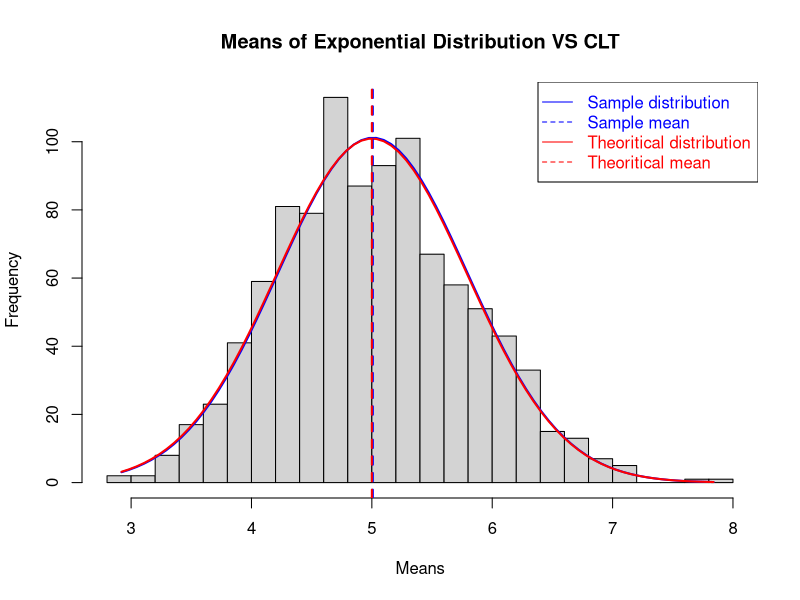

R code for this plot:
## ---- chunk 1
knitr::opts_chunk$set(echo = TRUE)
## ---- chunk 2
lambda<-.2;n<-40;mns = NULL;for (i in 1 : 1000) mns = c(mns, mean(rexp(n,lambda)))
h<-hist(mns, breaks=20,xlab="Means", main="Means of Exponential Distribution VS CLT") 
xfit<-seq(min(mns),max(mns),length=80) 
yfit<-dnorm(xfit,mean=mean(mns),sd=sd(mns)) 
yfit <- yfit*diff(h$mids[1:2])*length(mns) 
lines(xfit, yfit, col="blue", lwd=2)
yfitt<-dnorm(xfit,mean=mean(1/lambda),sd=(1/lambda)/sqrt(n)) 
yfitt <- yfitt*diff(h$mids[1:2])*length(mns) 
lines(xfit, yfitt, col="red", lwd=2)
abline(v=mean(mns), col='blue', lwd=2, lty=2);abline(v=1/lambda, col='red', lwd=2, lty=2)
legend(x= 'topright', legend= c("Sample distribution", "Sample mean", "Theoritical distribution", "Theoritical mean"), col = c('blue','blue','red','red'),text.col = c('blue','blue','red','red'), lty = c(1,2,1,2),merge = TRUE)

